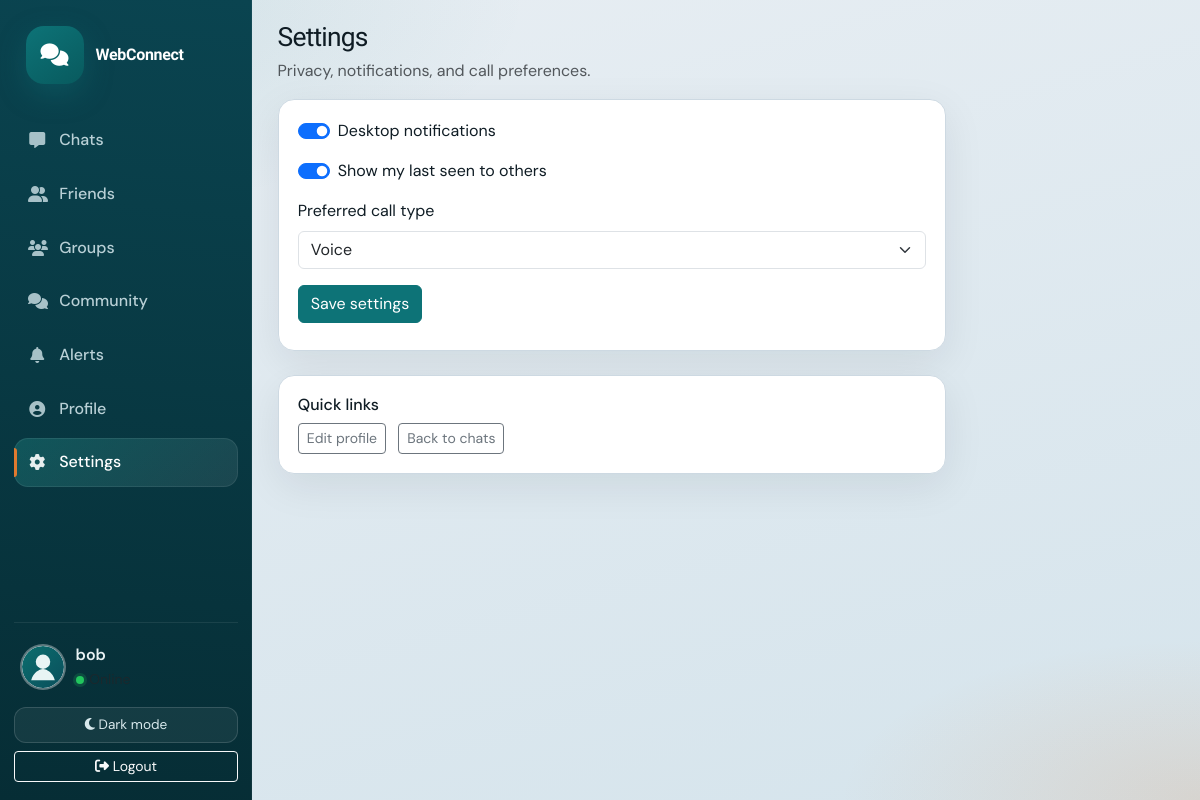
/settings.php (signed in), run on the app's committed database.
### tables this page shows
CREATE TABLE `users` (
  `id` INT UNSIGNED NOT NULL AUTO_INCREMENT,
  `username` VARCHAR(50) NOT NULL,
  `email` VARCHAR(191) NOT NULL,
  `password_hash` VARCHAR(255) NOT NULL,
  `avatar` VARCHAR(255) NULL DEFAULT NULL,
  `status_message` VARCHAR(255) NOT NULL DEFAULT '',
  `presence` ENUM('online','away','offline','busy') NOT NULL DEFAULT 'offline',
  `last_seen_at` DATETIME NULL DEFAULT NULL,
  `last_activity_at` DATETIME NULL DEFAULT NULL,
  `is_disabled` TINYINT(1) NOT NULL DEFAULT 0,
  `notify_desktop` TINYINT(1) NOT NULL DEFAULT 1,
  `prefer_call_type` ENUM('voice','video') NOT NULL DEFAULT 'voice',
  `show_last_seen` TINYINT(1) NOT NULL DEFAULT 1,
  `created_at` DATETIME NOT NULL DEFAULT CURRENT_TIMESTAMP,
  `updated_at` DATETIME NOT NULL DEFAULT CURRENT_TIMESTAMP ON UPDATE CURRENT_TIMESTAMP,
  PRIMARY KEY (`id`),
  UNIQUE KEY `uq_users_username` (`username`),
  UNIQUE KEY `uq_users_email` (`email`),
  KEY `idx_users_presence` (`presence`),
  KEY `idx_users_last_activity` (`last_activity_at`)
);

### includes/functions.php (called while the page is built, shortened)
<?php
function public_base_url(): string
{
    $configured = rtrim((string) APP_URL, '/');
    $host = (string) ($_SERVER['HTTP_HOST'] ?? '');
    $looksLocal = $configured === ''
        || str_contains($configured, '127.0.0.1')
        || str_contains($configured, 'localhost');
    return $configured;
}
function url(string $path = ''): string
{
    return public_base_url() . '/' . ltrim($path, '/');
}
function asset(string $path): string
{
    return url('assets/' . ltrim($path, '/'));
}
function avatar_url(?string $avatar): string
{
    return asset('images/default-avatar.svg');
}

### includes/security.php (called while the page is built, shortened)
<?php
function e(?string $value): string
{
    return htmlspecialchars((string) $value, ENT_QUOTES | ENT_SUBSTITUTE, 'UTF-8');
}

### includes/auth.php (called while the page is built, shortened)
<?php
function current_user_id(): ?int
{
    return isset($_SESSION['user_id']) ? (int) $_SESSION['user_id'] : null;
}
function get_user_by_id(int $id): ?array
{
    $stmt = db()->prepare('SELECT * FROM users WHERE id = ? LIMIT 1');
    $stmt->execute([$id]);
    $row = $stmt->fetch();
    return $row ?: null;
}

### includes/database.php (called while the page is built, shortened)
<?php
function db(): PDO
{
    static $pdo = null;
    if ($pdo instanceof PDO) {
        return $pdo;
    }
    $dsn = sprintf(
        'mysql:host=%s;dbname=%s;charset=%s',
        DB_HOST,
        DB_NAME,
        DB_CHARSET
    );
    try {
        $pdo = new PDO($dsn, DB_USER, DB_PASS, [
            PDO::ATTR_ERRMODE            => PDO::ERRMODE_EXCEPTION,
            PDO::ATTR_DEFAULT_FETCH_MODE => PDO::FETCH_ASSOC,
            PDO::ATTR_EMULATE_PREPARES   => false,
        ]);
    } catch (PDOException $e) {
        app_log('DB connection failed: ' . $e->getMessage());
        http_response_code(500);
        if (php_sapi_name() === 'cli') {
            throw $e;
        }
        exit('Unable to connect to the database. Please check configuration.');
    }
    return $pdo;
}

### includes/layout_start.php (the view, shortened to what this page needs)
<?php
$currentUser = $currentUser ?? get_user_by_id((int) current_user_id());
$activeNav = $activeNav ?? '';
?>
<!DOCTYPE html>
<html lang="en">
<head>
    <link href="https://cdn.jsdelivr.net/npm/bootstrap@5.3.3/dist/css/bootstrap.min.css" rel="stylesheet">
    <link href="https://cdnjs.cloudflare.com/ajax/libs/font-awesome/6.5.2/css/all.min.css" rel="stylesheet">
    <link href="<?= e(asset('css/app.css')) ?>?v=10" rel="stylesheet">
</head>
<body class="app-body">
<div class="app-shell">
    <aside class="app-sidebar" id="appSidebar">
        <div class="brand-block">
            <a href="<?= e(url('chat.php')) ?>" class="brand-link">
                <span class="brand-mark"><i class="fa-solid fa-comments"></i></span>
                <span class="brand-text"><?= e(APP_NAME) ?></span>
            </a>
        </div>
        <nav class="side-nav">
            <a class="nav-item <?= $activeNav === 'chat' ? 'active' : '' ?>" href="<?= e(url('chat.php')) ?>">
                <i class="fa-solid fa-message"></i><span>Chats</span>
            </a>
            <a class="nav-item <?= $activeNav === 'friends' ? 'active' : '' ?>" href="<?= e(url('friends.php')) ?>">
                <i class="fa-solid fa-user-group"></i><span>Friends</span>
            </a>
            <a class="nav-item <?= $activeNav === 'groups' ? 'active' : '' ?>" href="<?= e(url('groups.php')) ?>">
                <i class="fa-solid fa-users"></i><span>Groups</span>
            </a>
            <a class="nav-item <?= $activeNav === 'forums' ? 'active' : '' ?>" href="<?= e(url('forums.php')) ?>">
                <i class="fa-solid fa-comments"></i><span>Community</span>
            </a>
            <a class="nav-item <?= $activeNav === 'notifications' ? 'active' : '' ?>" href="<?= e(url('notifications.php')) ?>">
                <i class="fa-solid fa-bell"></i><span>Alerts</span>
            </a>
            <a class="nav-item <?= $activeNav === 'profile' ? 'active' : '' ?>" href="<?= e(url('profile.php')) ?>">
                <i class="fa-solid fa-circle-user"></i><span>Profile</span>
            </a>
            <a class="nav-item <?= $activeNav === 'settings' ? 'active' : '' ?>" href="<?= e(url('settings.php')) ?>">
                <i class="fa-solid fa-gear"></i><span>Settings</span>
            </a>
        </nav>
        <div class="sidebar-footer">
            <div class="me-chip">
                <img src="<?= e(avatar_url($currentUser['avatar'] ?? null)) ?>" alt="" class="avatar-sm">
                <div>
                    <div class="fw-semibold"><?= e($currentUser['username'] ?? '') ?></div>
                    <small class="text-muted presence-dot online">Online</small>
                </div>
            </div>
            <button type="button" class="theme-toggle" id="themeToggle" title="Toggle theme">
            </button>
            <a href="<?= e(url('logout.php')) ?>" class="btn btn-sm btn-outline-light w-100 mt-2" title="Logout">
                <i class="fa-solid fa-right-from-bracket"></i> Logout
            </a>
        </div>
    </aside>
    <main class="app-main">
        <div class="app-content">

### settings.php (shortened to what this page needs)
<?php
$activeNav = 'settings';
$user = get_user_by_id((int) current_user_id());
require __DIR__ . '/includes/layout_start.php';
?>
<div class="page-wrap" style="max-width:720px">
    <div class="page-header">
        <h1>Settings</h1>
        <p class="text-muted">Privacy, notifications, and call preferences.</p>
    </div>
    <div class="surface-card mb-4">
        <form id="settingsForm">
            <div class="form-check form-switch mb-3">
                <input class="form-check-input" type="checkbox" id="notifyDesktop" <?= !empty($user['notify_desktop']) ? 'checked' : '' ?>>
                <label class="form-check-label" for="notifyDesktop">Desktop notifications</label>
            </div>
            <div class="form-check form-switch mb-3">
                <input class="form-check-input" type="checkbox" id="showLastSeen" <?= !empty($user['show_last_seen']) ? 'checked' : '' ?>>
                <label class="form-check-label" for="showLastSeen">Show my last seen to others</label>
            </div>
            <div class="mb-3">
                <label class="form-label">Preferred call type</label>
                <select id="preferCallType" class="form-select">
                    <option value="voice" <?= ($user['prefer_call_type'] ?? '') === 'voice' ? 'selected' : '' ?>>Voice</option>
                </select>
            </div>
            <button type="submit" class="btn btn-primary">Save settings</button>
        </form>
    </div>
    <div class="surface-card">
        <h2 class="h6">Quick links</h2>
        <a href="<?= e(url('profile.php')) ?>" class="btn btn-outline-secondary btn-sm me-2">Edit profile</a>
        <a href="<?= e(url('chat.php')) ?>" class="btn btn-outline-secondary btn-sm">Back to chats</a>
    </div>
</div>
<?php require __DIR__ . '/includes/layout_end.php'; ?>

### data on the page
users: username "bob", notify_desktop "☑", show_last_seen "☑", prefer_call_type "Voice"

### other printed values
APP_NAME "WebConnect"
